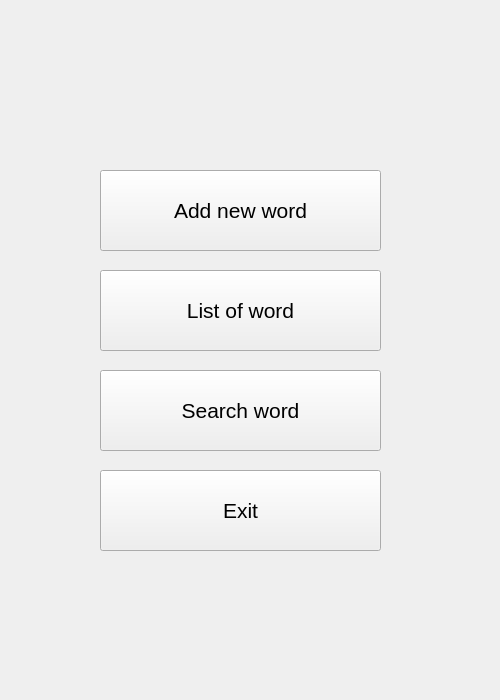
<?xml version="1.0" encoding="UTF-8"?>
<ui version="4.0">
 <class>Main</class>
 <widget class="QWidget" name="Main">
  <property name="geometry">
   <rect>
    <x>0</x>
    <y>0</y>
    <width>500</width>
    <height>700</height>
   </rect>
  </property>
  <property name="cursor">
   <cursorShape>ArrowCursor</cursorShape>
  </property>
  <property name="windowTitle">
   <string>Main</string>
  </property>
  <widget class="QPushButton" name="addNewWordBtn">
   <property name="geometry">
    <rect>
     <x>100</x>
     <y>170</y>
     <width>281</width>
     <height>81</height>
    </rect>
   </property>
   <property name="font">
    <font>
     <pointsize>16</pointsize>
    </font>
   </property>
   <property name="text">
    <string>Add new word</string>
   </property>
  </widget>
  <widget class="QPushButton" name="listOfWordBtn">
   <property name="geometry">
    <rect>
     <x>100</x>
     <y>270</y>
     <width>281</width>
     <height>81</height>
    </rect>
   </property>
   <property name="font">
    <font>
     <pointsize>16</pointsize>
    </font>
   </property>
   <property name="text">
    <string>List of word</string>
   </property>
  </widget>
  <widget class="QPushButton" name="searchWordBtn">
   <property name="geometry">
    <rect>
     <x>100</x>
     <y>370</y>
     <width>281</width>
     <height>81</height>
    </rect>
   </property>
   <property name="font">
    <font>
     <pointsize>16</pointsize>
    </font>
   </property>
   <property name="text">
    <string>Search word</string>
   </property>
  </widget>
  <widget class="QPushButton" name="exitBtn">
   <property name="geometry">
    <rect>
     <x>100</x>
     <y>470</y>
     <width>281</width>
     <height>81</height>
    </rect>
   </property>
   <property name="font">
    <font>
     <pointsize>16</pointsize>
    </font>
   </property>
   <property name="text">
    <string>Exit</string>
   </property>
  </widget>
 </widget>
 <resources/>
 <connections/>
</ui>
